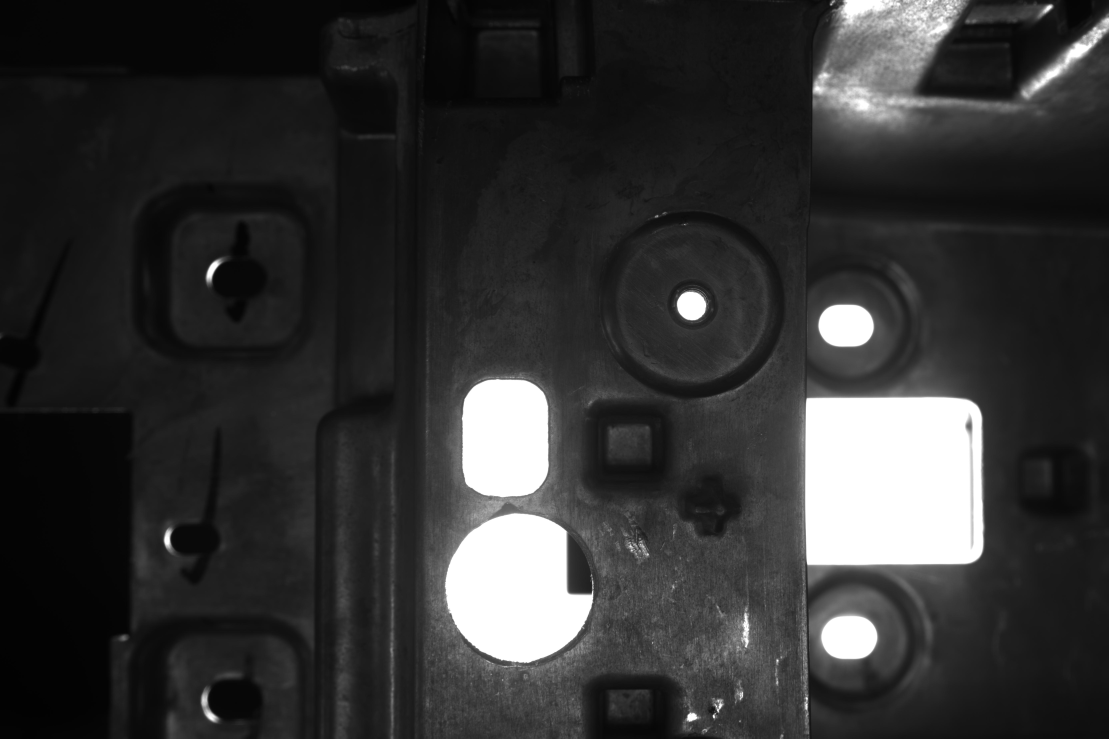
#> input picture images/2.1.jpg, 5544 x 3692 px (shown at 1/5 size)
$ python main.py
#> lines starting #> are read from the running program, lines starting #| are printed output that depends on the picture; after the words box and inside, x2 and y2 are one past the last pixel; in counts of white or black regions, pixels touching at a corner belong together
import cv2
import numpy as np

# Load the image
img = cv2.imread('./images/2.1.jpg')
#> img is the input picture: shape (3692, 5544, 3); min 2, max 255, mean 51.5

# Define the desired width and height
width = 640
height = 480

# Resize the image to the desired size
resized_img = cv2.resize(img, (width, height))
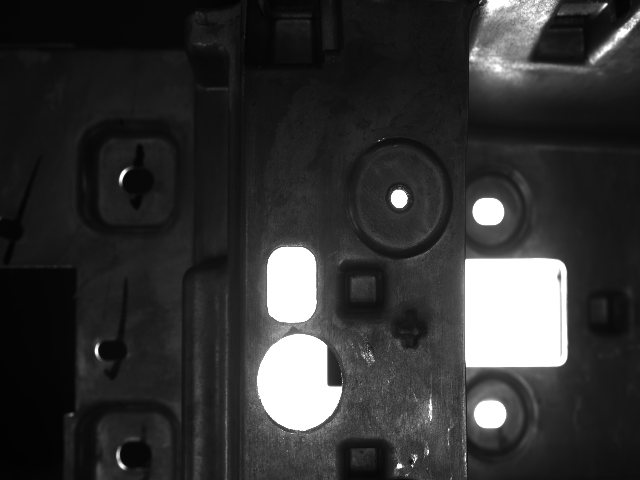
#> resized_img: shape (480, 640, 3); min 2, max 255, mean 51.5

# Convert the resized image to grayscale
gray = cv2.cvtColor(resized_img, cv2.COLOR_BGR2GRAY)

# Threshold the image to obtain a binary image
_, thresh = cv2.threshold(gray, 160, 255, cv2.THRESH_BINARY)
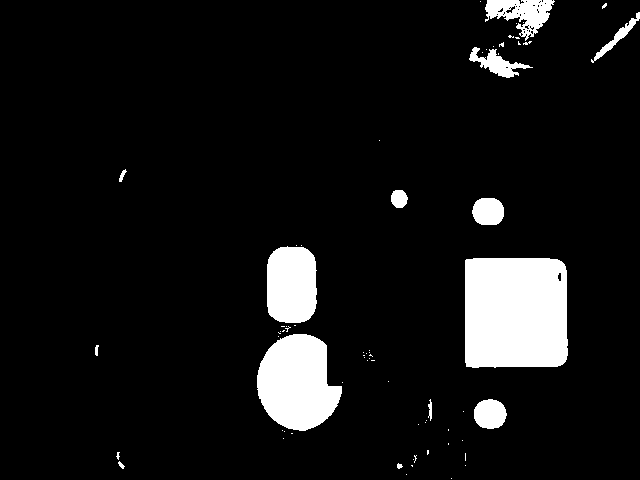
#> thresh: shape (480, 640); 8.2% white; 70 white regions (56 under 20 px)

# Find contours in the binary image
contours, _ = cv2.findContours(thresh, cv2.RETR_TREE, cv2.CHAIN_APPROX_SIMPLE)
#> contours = 108 contours, 95 with area under 20; largest, box (x1, y1, x2, y2) and area: (465, 258, 568, 368) 10848, (257, 334, 342, 431) 5864, (267, 246, 317, 323) 3343, (485, 0, 555, 41) 1402, (474, 399, 507, 429) 736

# Select the largest contour
contour = max(contours, key=cv2.contourArea)
#> contour = contour of 43 points, box (x1, y1, x2, y2) (465, 258, 568, 368), area 10848

# Calculate the area of the contour
contour_area = cv2.contourArea(contour)
#> contour_area = 10848.5

# Draw the contour on the resized image
cv2.drawContours(resized_img, [contour], 0, (0, 255, 0), 2)
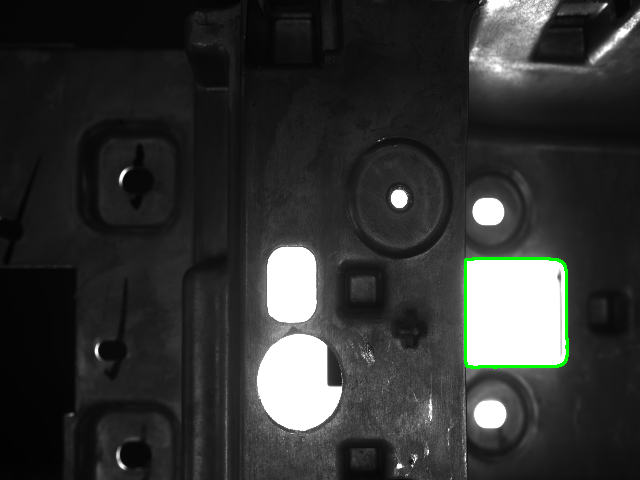
#> resized_img: shape (480, 640, 3); 0.41% of pixels changed, all inside (x1, y1, x2, y2) = (464, 257, 569, 369)

# Convert the grayscale and thresholded images to color images
gray_color = cv2.cvtColor(gray, cv2.COLOR_GRAY2BGR)
thresh_color = cv2.cvtColor(thresh, cv2.COLOR_GRAY2BGR)
#> thresh_color: shape (480, 640, 3); 8.2% white; 70 white regions (56 under 20 px), largest, box (x1, y1, x2, y2) and area: (465, 258, 568, 368) 11030, (257, 334, 342, 431) 6001, (267, 246, 317, 323) 3447

# Concatenate the grayscale, thresholded, and resized images horizontally
combined_img = np.hstack((gray_color, thresh_color, resized_img))
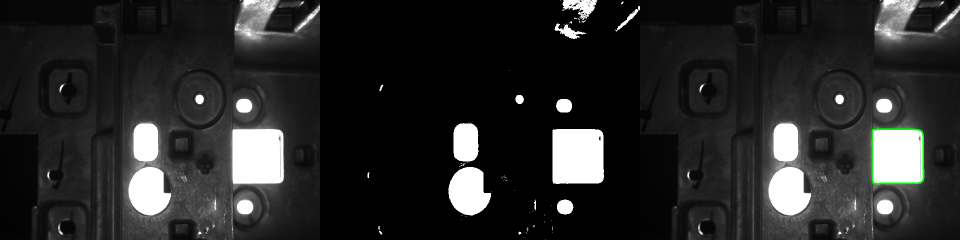
#> combined_img: shape (480, 1920, 3) (shown at 1/2 size); mean B, G, R 41, 41.4, 41

# Display the combined image and the contour area
cv2.putText(combined_img, "Contour Area: {:.2f}".format(contour_area), (10, height-10),
            cv2.FONT_HERSHEY_SIMPLEX, 0.5, (100, 255, 0), 1)
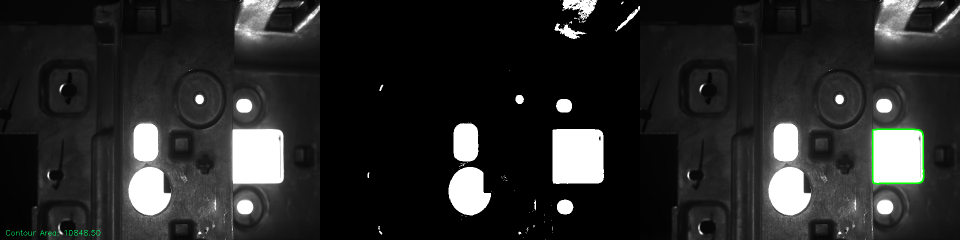
#> combined_img: shape (480, 1920, 3) (shown at 1/2 size); 0.04% of pixels changed, all inside (x1, y1, x2, y2) = (12, 460, 201, 471)
cv2.imshow("Combined Image", combined_img)
cv2.waitKey(0)

$ run again, with images/1.jpg copied over images/2.1.jpg
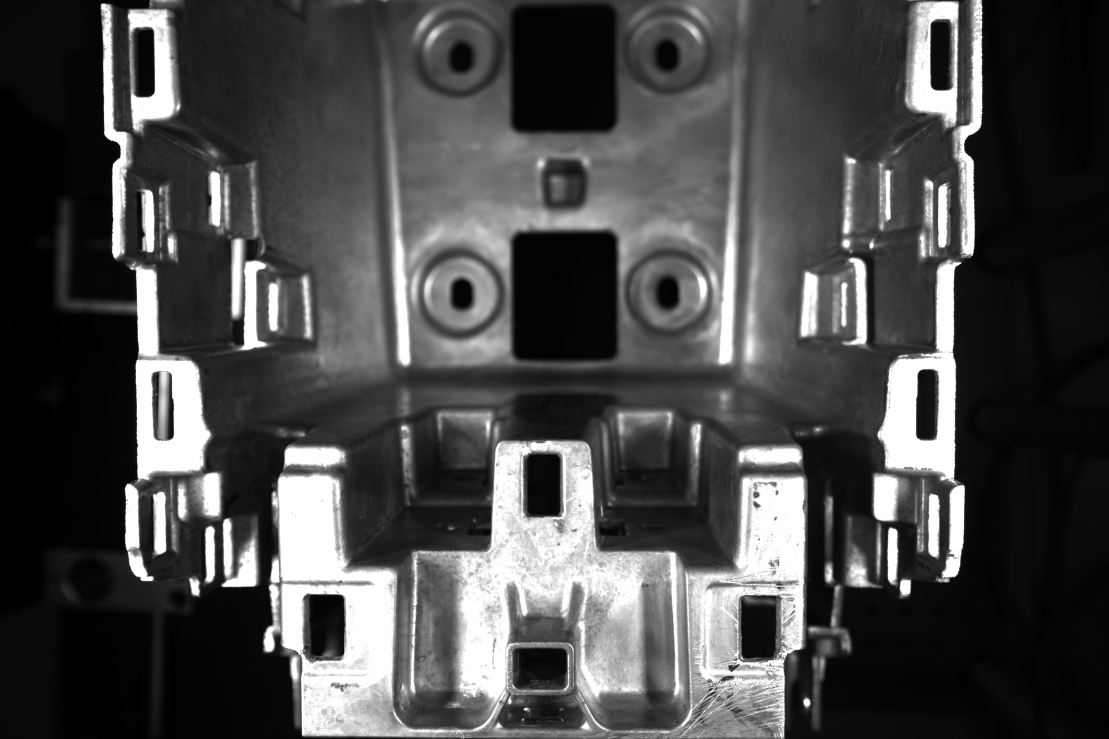
#> input picture images/1.jpg, 5544 x 3692 px (shown at 1/5 size)
#> img is the input picture: shape (3692, 5544, 3); min 0, max 255, mean 73.3
#> `_, thresh = cv2.threshold(gray, 160, 255, cv2.THRESH_BINARY)`:
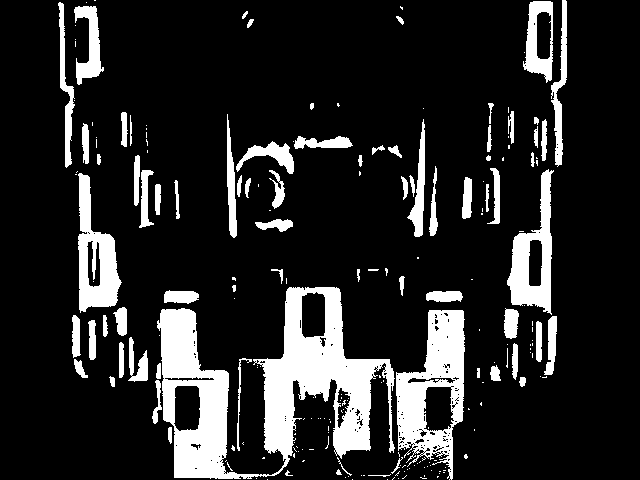
#> thresh: shape (480, 640); 15.4% white; 215 white regions (138 under 20 px)
#> contours = 418 contours, 340 with area under 20; largest, box (x1, y1, x2, y2) and area: (157, 287, 395, 479) 20198, (396, 310, 465, 480) 7231, (507, 169, 554, 315) 3377, (78, 173, 122, 313) 3308, (523, 1, 553, 83) 1798
#> contour = contour of 697 points, box (x1, y1, x2, y2) (157, 287, 395, 479), area 20198
#> contour_area = 20198.5
#> thresh_color: shape (480, 640, 3); 15.4% white; 215 white regions (138 under 20 px), largest, box (x1, y1, x2, y2) and area: (157, 287, 395, 479) 18415, (396, 310, 465, 480) 6005, (78, 173, 122, 313) 3103
#> `cv2.putText(combined_img, "Contour Area: {:.2f}".format(contour_area),..`:
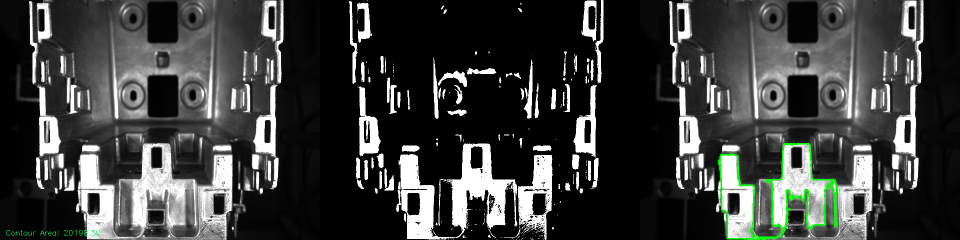
#> combined_img: shape (480, 1920, 3) (shown at 1/2 size); mean B, G, R 61, 62.5, 60.9

$ run again, with images/10.jpg copied over images/2.1.jpg
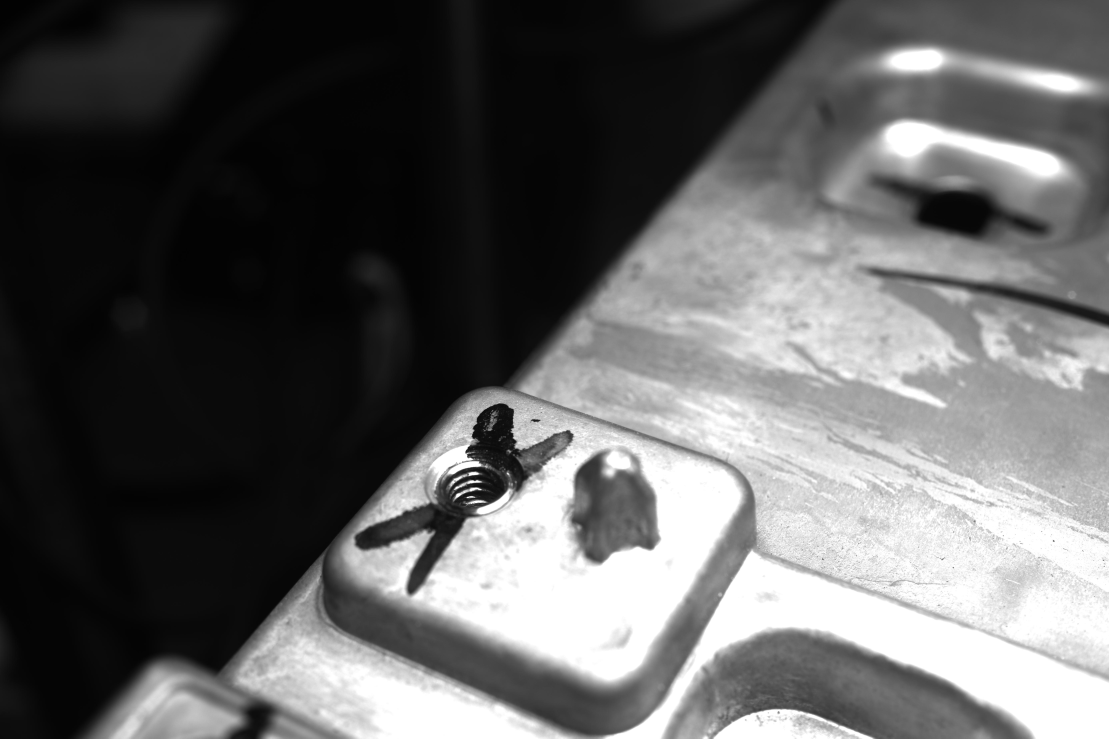
#> input picture images/10.jpg, 5544 x 3692 px (shown at 1/5 size)
#> img is the input picture: shape (3692, 5544, 3); min 2, max 255, mean 97.7
#> `_, thresh = cv2.threshold(gray, 160, 255, cv2.THRESH_BINARY)`:
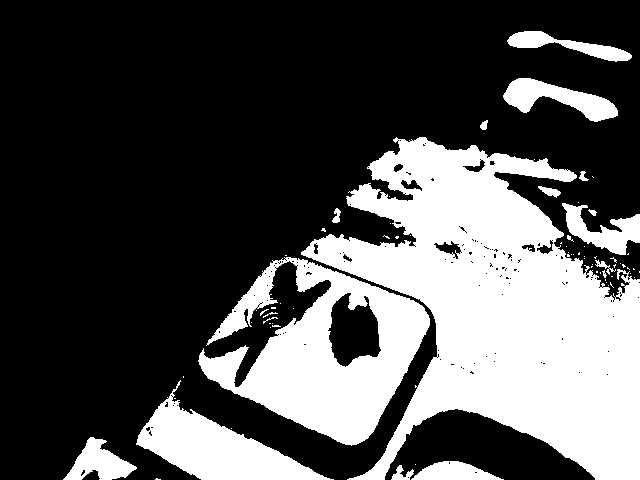
#> thresh: shape (480, 640); 31.7% white; 74 white regions (56 under 20 px)
#> contours = 253 contours, 228 with area under 20; largest, box (x1, y1, x2, y2) and area: (301, 137, 640, 480) 59925, (198, 257, 430, 446) 22674, (136, 380, 334, 480) 7354, (327, 292, 382, 368) 2700, (503, 78, 618, 122) 2204
#> contour = contour of 1115 points, box (x1, y1, x2, y2) (301, 137, 640, 480), area 59925
#> contour_area = 59925
#> thresh_color: shape (480, 640, 3); 31.7% white; 74 white regions (56 under 20 px), largest, box (x1, y1, x2, y2) and area: (301, 137, 640, 480) 59975, (198, 257, 430, 446) 20574, (136, 380, 334, 480) 7556
#> `cv2.putText(combined_img, "Contour Area: {:.2f}".format(contour_area),..`:
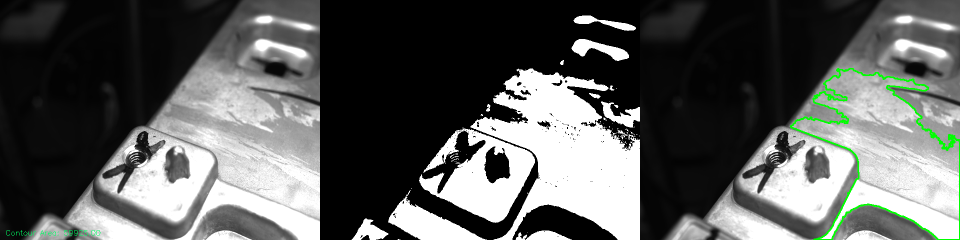
#> combined_img: shape (480, 1920, 3) (shown at 1/2 size); mean B, G, R 90.8, 92.7, 90.7

$ run again, with images/11.jpg copied over images/2.1.jpg
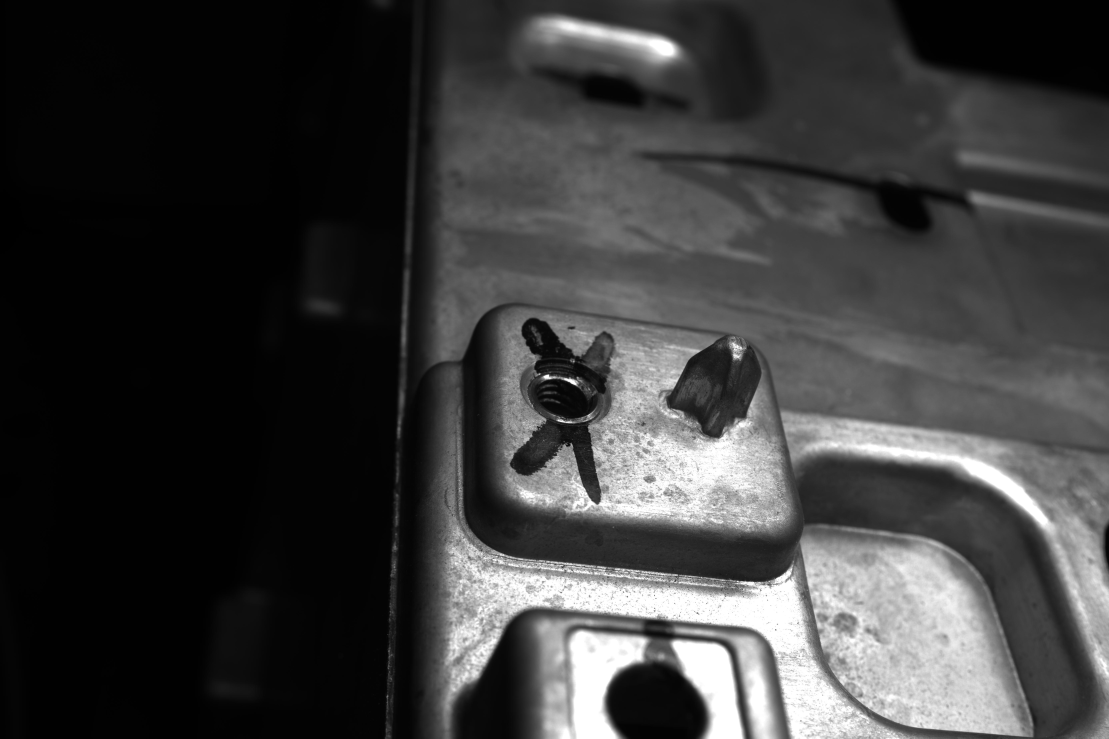
#> input picture images/11.jpg, 5544 x 3692 px (shown at 1/5 size)
#> img is the input picture: shape (3692, 5544, 3); min 0, max 255, mean 60.3
#> `_, thresh = cv2.threshold(gray, 160, 255, cv2.THRESH_BINARY)`:
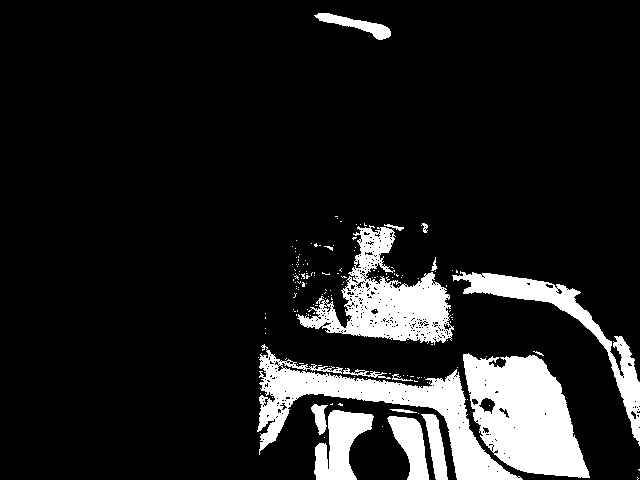
#> thresh: shape (480, 640); 12.2% white; 159 white regions (143 under 20 px)
#> contours = 639 contours, 606 with area under 20; largest, box (x1, y1, x2, y2) and area: (463, 353, 590, 478) 10174, (257, 344, 523, 480) 8401, (297, 225, 454, 345) 7739, (452, 271, 640, 446) 4148, (314, 410, 374, 480) 2292
#> contour = contour of 257 points, box (x1, y1, x2, y2) (463, 353, 590, 478), area 10174
#> contour_area = 10174
#> thresh_color: shape (480, 640, 3); 12.2% white; 159 white regions (143 under 20 px), largest, box (x1, y1, x2, y2) and area: (463, 353, 590, 478) 10133, (257, 344, 523, 480) 8768, (297, 225, 454, 345) 7520
#> `cv2.putText(combined_img, "Contour Area: {:.2f}".format(contour_area),..`:
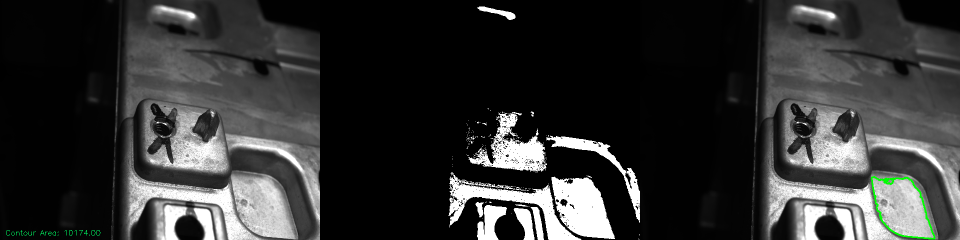
#> combined_img: shape (480, 1920, 3) (shown at 1/2 size); mean B, G, R 50.3, 50.8, 50.2
